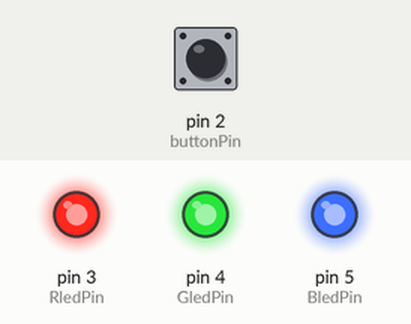
A sketch run on a simulated Arduino Uno, built with avr-gcc and run on an emulated ATmega328P. Parts: output pins drawn as LEDs (lit = HIGH). The test bench sets the inputs (shaded band); at power-on: pin 2 (buttonPin) LOW.

Above: at 1.2 s.
1.3 s: pin 2 (buttonPin) pulled HIGH for 3.2 s
At 5.8 s:
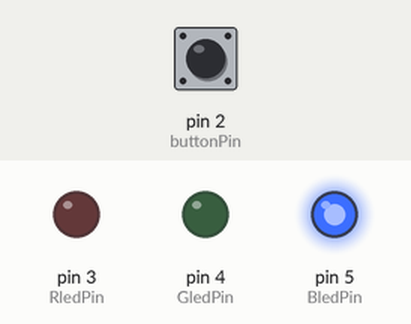
6.8 s: pin 2 (buttonPin) pulled HIGH for 0.15 s
At 8.9 s:
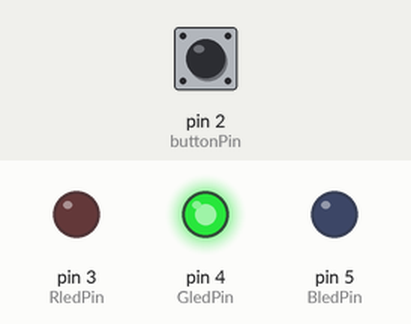
9.3 s: pin 2 (buttonPin) pulled HIGH for 1 s
At 10.8 s:
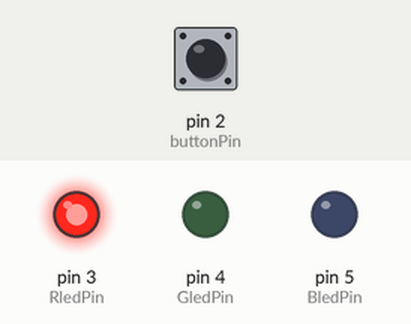
11.8 s: pin 2 (buttonPin) pulled HIGH for 0.15 s
At 13.9 s:
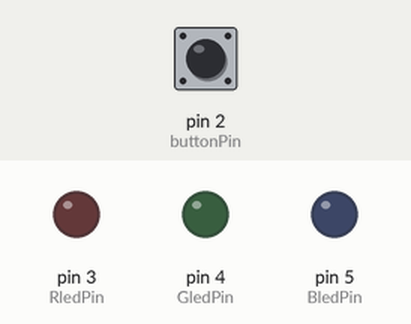
Timing chart, 0 to 15.3 s (numbered marks = the images above; inputs shaded):
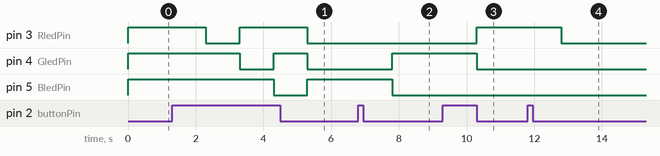

The sketch:

1001_Practice3.ino
```cpp
const int buttonPin = 2;  // the number of the pushbutton pin
const int RledPin = 3;    // the number of the LED pin
const int GledPin = 4;
const int BledPin = 5;

// variables will change:
int buttonState = 0;  // variable for reading the pushbutton status
int ledcolor = 0;

void setup() {
  // initialize the LED pin as an output:
  pinMode(RledPin, OUTPUT);
  pinMode(GledPin, OUTPUT);
  pinMode(BledPin, OUTPUT);
  // initialize the pushbutton pin as an input:
  pinMode(buttonPin, INPUT);
}

void loop() {
  // read the state of the pushbutton value:
  buttonState = digitalRead(buttonPin);

  // check if the pushbutton is pressed. If it is, the buttonState is HIGH:
  if (buttonState == HIGH) {
    ledcolor = ledcolor + 1;
    delay(1000);
  }
  if (ledcolor ==0){
    digitalWrite(RledPin, HIGH);
    digitalWrite(GledPin, HIGH);
    digitalWrite(BledPin, HIGH);
  }
  else if (ledcolor ==1) {
    // RED
    digitalWrite(RledPin, LOW);
    digitalWrite(GledPin, HIGH);
    digitalWrite(BledPin, HIGH);
  }
  else if (ledcolor ==2) {
    // GREEN
    digitalWrite(RledPin, HIGH);
    digitalWrite(GledPin, LOW);
    digitalWrite(BledPin, HIGH);
  }
  else if (ledcolor ==3) {
    // BLUE
    digitalWrite(RledPin, HIGH);
    digitalWrite(GledPin, HIGH);
    digitalWrite(BledPin, LOW);
  }
  else if (ledcolor ==4) {
    // YELLOW
    digitalWrite(RledPin, LOW);
    digitalWrite(GledPin, LOW);
    digitalWrite(BledPin, HIGH);
  }
  else if (ledcolor ==5) {
    // PURPLE
    digitalWrite(RledPin, LOW);
    digitalWrite(GledPin, HIGH);
    digitalWrite(BledPin, LOW);
  }
  else if (ledcolor ==6) {
    // CYAN
    digitalWrite(RledPin, HIGH);
    digitalWrite(GledPin, LOW);
    digitalWrite(BledPin, LOW);
  }
  else if (ledcolor ==7) {
    // WHITE
    digitalWrite(RledPin, LOW);
    digitalWrite(GledPin, LOW);
    digitalWrite(BledPin, LOW);
  }
  else if (ledcolor ==8){
    ledcolor = 0;
  }
}
```

Measured:
- after the input at 1.3 s, pin 3 (RledPin): HIGH → LOW after 1.0 s, → HIGH 1.0 s later, → LOW 2.0 s later; pin 4 (GledPin): HIGH → LOW after 2.0 s, → HIGH 1.0 s later, → LOW 1.0 s later; pin 5 (BledPin): HIGH → LOW after 3.0 s, → HIGH 1.0 s later
- after the input at 6.8 s, pin 4 (GledPin): LOW → HIGH after 1.0 s; pin 5 (BledPin): HIGH → LOW after 1.0 s
- after the input at 9.3 s, pin 3 (RledPin): LOW → HIGH after 1.0 s; pin 4 (GledPin): HIGH → LOW after 1.0 s
- after the input at 11.8 s, pin 3 (RledPin): HIGH → LOW after 1.0 s
